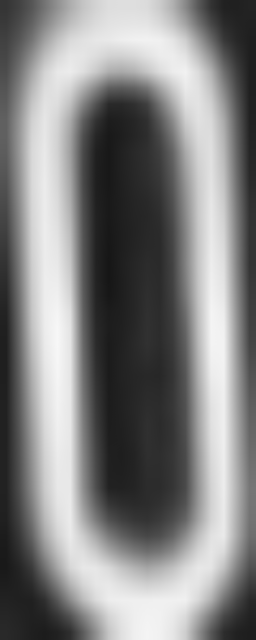
//> input picture 图像处理算法/TowerHogDetect/TowerHogDetect/images/srcImg/charData/train/01.png, 256 x 640 px
$ ./hog   (built with g++ and OpenCV 4)
//> lines starting //> are read from the running program, lines starting //| are printed output that depends on the picture

/*****************************************
Copyright (c) 2015 Jingshuang Hu
@filename:demo.cpp
@datetime:2015.08.06
@author:HJS
@e-mail:eleftheria@163.com
@blog:http://blog.csdn.net/hujingshuang
*****************************************/


/*
* 参考链接 https://blog.csdn.net/hujingshuang/article/details/47337707/
*/

/******************
***  测试链接： https://blog.csdn.net/coming_is_winter/article/details/72850511
******************/

/**
* hog特征能用于图像配准吗？ 怎么表示单个特征点的hog特征呢？
* 以现在我的知识水平理解，图像配准有点难，因为他是整个图像的一个统计量，
* 只是用来区分图像是否为一类图像，诸如包不包含行人，
* 不像sift那样特征检测，单个特征点好像也没有这么个说法.自己简单认识，不一定对。
*/
#include <iostream>
#include <cv.h>
#include <opencv2/core/core.hpp>
#include <opencv2/highgui/highgui.hpp>
#include <opencv2/imgproc/imgproc.hpp>

using namespace cv;
using namespace std;

/**
	debug模式下报错
const string root = format("images");
const string srcImg = format("srcImg");
const string gammaImg = format("gammaImg");
const string gradientImg = format("gradientImg");
****/

const int classNum = 3;
const int imgNum = 50;// jpg = 18,png = 50

Mat getHOG(Mat srcImg)
{
	Mat gradientImgImg;

	return gradientImgImg;
}

int main()
{
	int imgCount = 0;
	for (int i = 0; i < classNum; i++)
	{
		for (int j = 1; j <= imgNum; j++)
		{
			// jpg or png?
			string srcImgPath = format("images\\srcImg\\charData\\%d%d.png", i, j);
			string gradientImgPath = format("images\\gradientImg\\charData\\%d%d.png",i,j);
			Mat srcImg = imread(srcImgPath, CV_LOAD_IMAGE_GRAYSCALE);//以灰度图形式读入
//> srcImg is the input picture: 640 rows x 256 cols, CV_8UC1; min 22, max 247, mean 130.1

			imgCount++;
			if (srcImg.empty())
			{
				break;
			}
		    // do somethong here
			//Mat picture = imread("1.jpg", 0);//灰度
			Mat picture = srcImg;
			Mat img;
			picture.convertTo(img, CV_32F);	//转换成浮点

			sqrt(img, img);					//gamma校正

			// 考虑使图像对比度增强，使得杆塔更加明显
			// do something here
			normalize(img, img, 0, 255, NORM_MINMAX, CV_32F);//归一化[0,255]浮点数
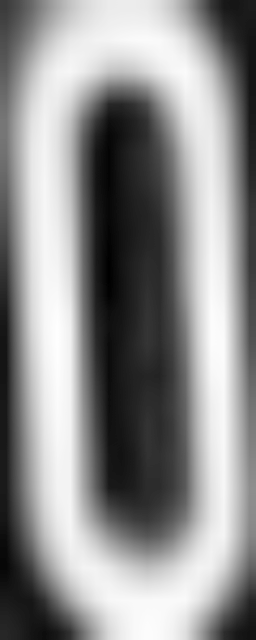
//> img: 640 rows x 256 cols, CV_32FC1; min 0, max 255, mean 142.5

			Mat gradientImg = Mat::zeros(img.rows, img.cols, CV_32F);//梯度
			Mat theta = Mat::zeros(img.rows, img.cols, CV_32F);//角度

			Mat Gx = Mat::zeros(img.rows, img.cols, CV_32F);//梯度
			Mat Gy = Mat::zeros(img.rows, img.cols, CV_32F);

			Mat gradscal_x = Mat::zeros(img.rows, img.cols, CV_32F);//水平梯度分量
			Mat gradscal_y = Mat::zeros(img.rows, img.cols, CV_32F);//竖直梯度分量

			Mat kernel_x(1, 3, CV_32F, Scalar(-1, 0, 1));//[-1,0,1]梯度算子
			Mat kernel_y(1, 3, CV_32F, Scalar(1, 0, -1));

			//图像卷积操作，即滤波操作，在opencv中已经封装成为了函数，注意学习其底层实现方式
			filter2D(img, gradscal_x, img.depth(), kernel_x);
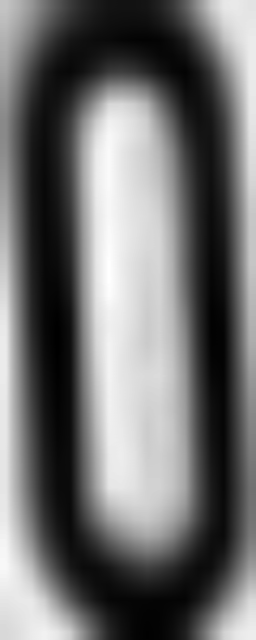
//> gradscal_x: 640 rows x 256 cols, CV_32FC1; min -763.5, max -2.44, mean -427.5; drawn with min black and max white
			filter2D(img, gradscal_y, img.depth(), kernel_y);
			for (int i = 1; i < img.rows - 1; i++)
			{
				for (int j = 1; j < img.cols - 1; j++)
				{
					// [7 lines of commented-out code are left out]

					Gx.at<float>(i, j) = gradscal_x.at<float>(i, j + 1) - gradscal_x.at<float>(i, j - 1);
					Gy.at<float>(i, j) = gradscal_y.at<float>(i + 1, j) - gradscal_y.at<float>(i - 1, j);
					gradientImg.at<float>(i, j) = sqrt(Gx.at<float>(i, j)*Gx.at<float>(i, j) + Gy.at<float>(i, j)*Gy.at<float>(i, j));
					theta.at<float>(i, j) = float(atan2(Gy.at<float>(i, j), Gx.at<float>(i, j)) * 180 / CV_PI);
				}
			}
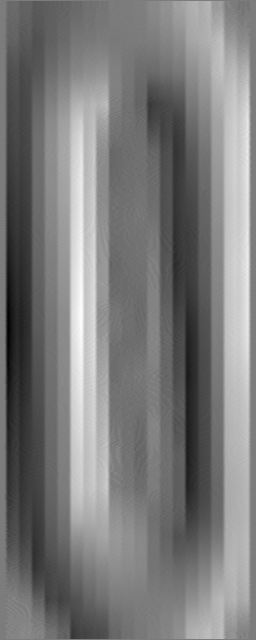
//> Gx: 640 rows x 256 cols, CV_32FC1; min -60.01, max 62.8, mean -0.4; drawn with min black and max white
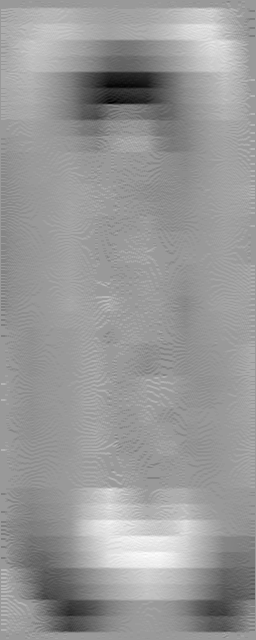
//> Gy: 640 rows x 256 cols, CV_32FC1; min -35.64, max 23.53, mean -0.2; drawn with min black and max white
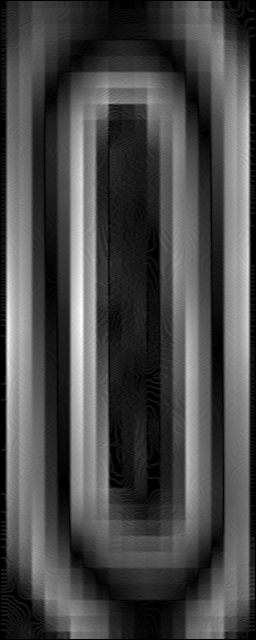
//> gradientImg: 640 rows x 256 cols, CV_32FC1; min 0, max 62.84, mean 18; drawn with min black and max white
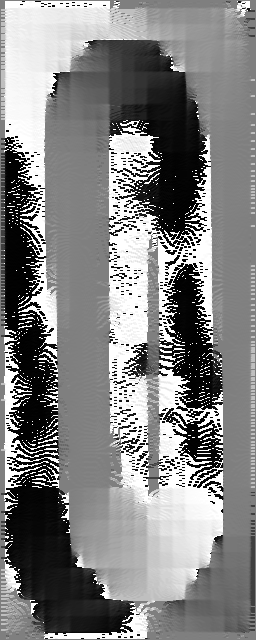
//> theta: 640 rows x 256 cols, CV_32FC1; min -180, max 180, mean 4.5; drawn with min black and max white
			// 归一化
			normalize(gradientImg, gradientImg, 0, 255, NORM_MINMAX, CV_8UC1);//归一化[0,255] 无符号整型
//> gradientImg: 640 rows x 256 cols, CV_8UC1
			normalize(img, img, 0, 255, NORM_MINMAX, CV_8UC1);
//> img: 640 rows x 256 cols, CV_8UC1
			// 提取HOG特征描述

			// 显示
			imshow("灰度图", picture);
			imshow("Gamma校正后", img);
			imshow("梯度图", gradientImg);
			imwrite(gradientImgPath, gradientImg);
			cout << imgCount << endl;
 			// waitKey();
			// 这里只是得到了梯度图还没有统计梯度方向和向量化
		}

	}

	waitKey(0);
	return 0;
}
